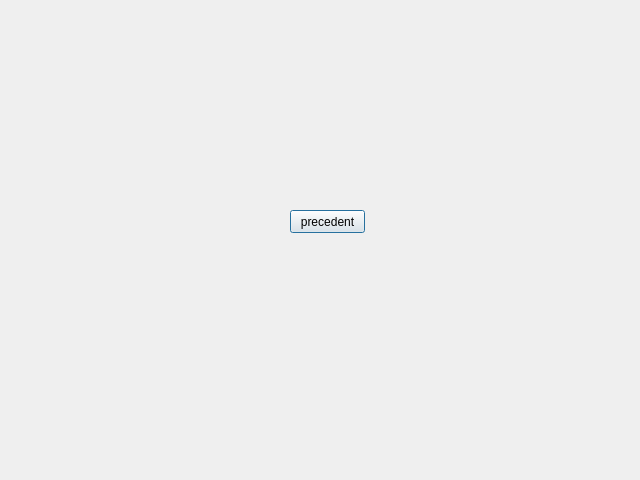
<?xml version="1.0" encoding="UTF-8"?>
<ui version="4.0">
 <class>rechercherfinance</class>
 <widget class="QDialog" name="rechercherfinance">
  <property name="geometry">
   <rect>
    <x>0</x>
    <y>0</y>
    <width>640</width>
    <height>480</height>
   </rect>
  </property>
  <property name="windowTitle">
   <string>Dialog</string>
  </property>
  <widget class="QPushButton" name="RFprecedentPB">
   <property name="geometry">
    <rect>
     <x>290</x>
     <y>210</y>
     <width>75</width>
     <height>23</height>
    </rect>
   </property>
   <property name="text">
    <string>precedent</string>
   </property>
  </widget>
 </widget>
 <resources/>
 <connections/>
</ui>
